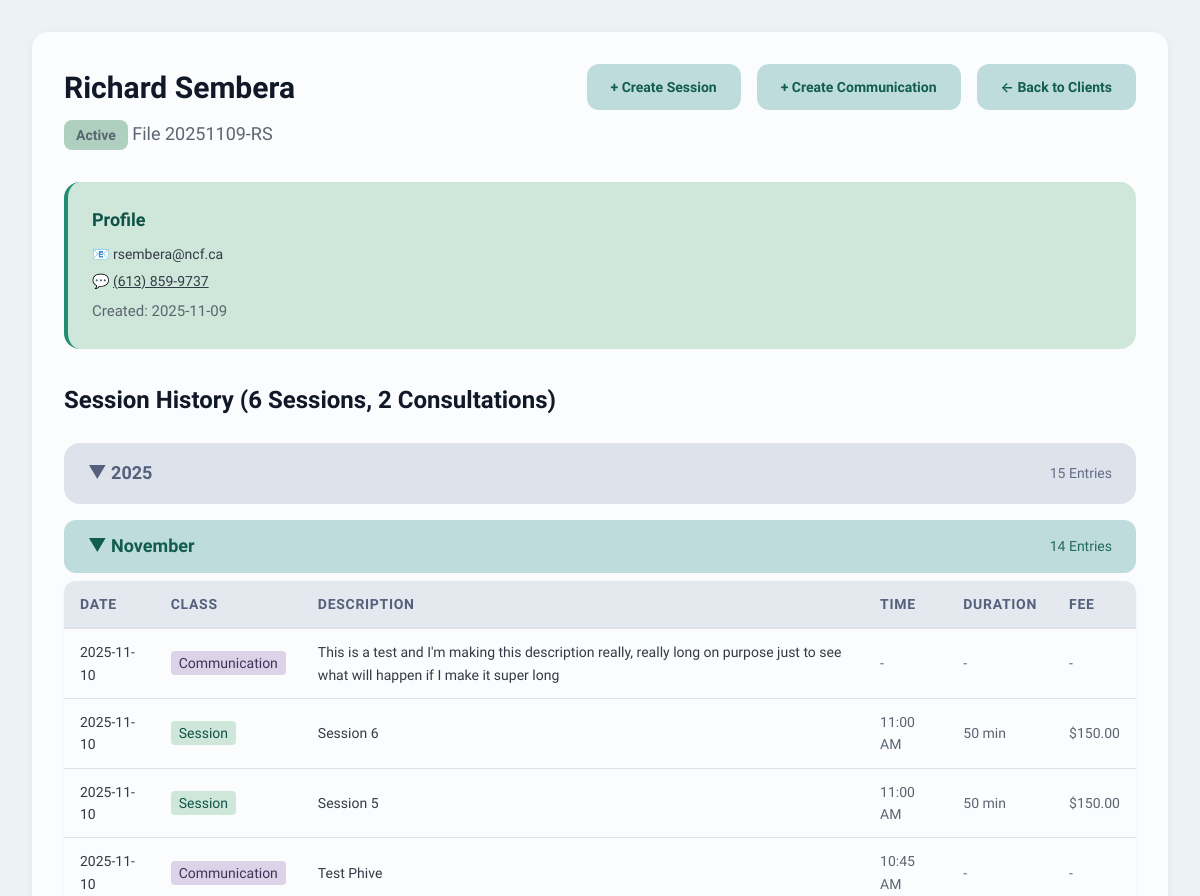
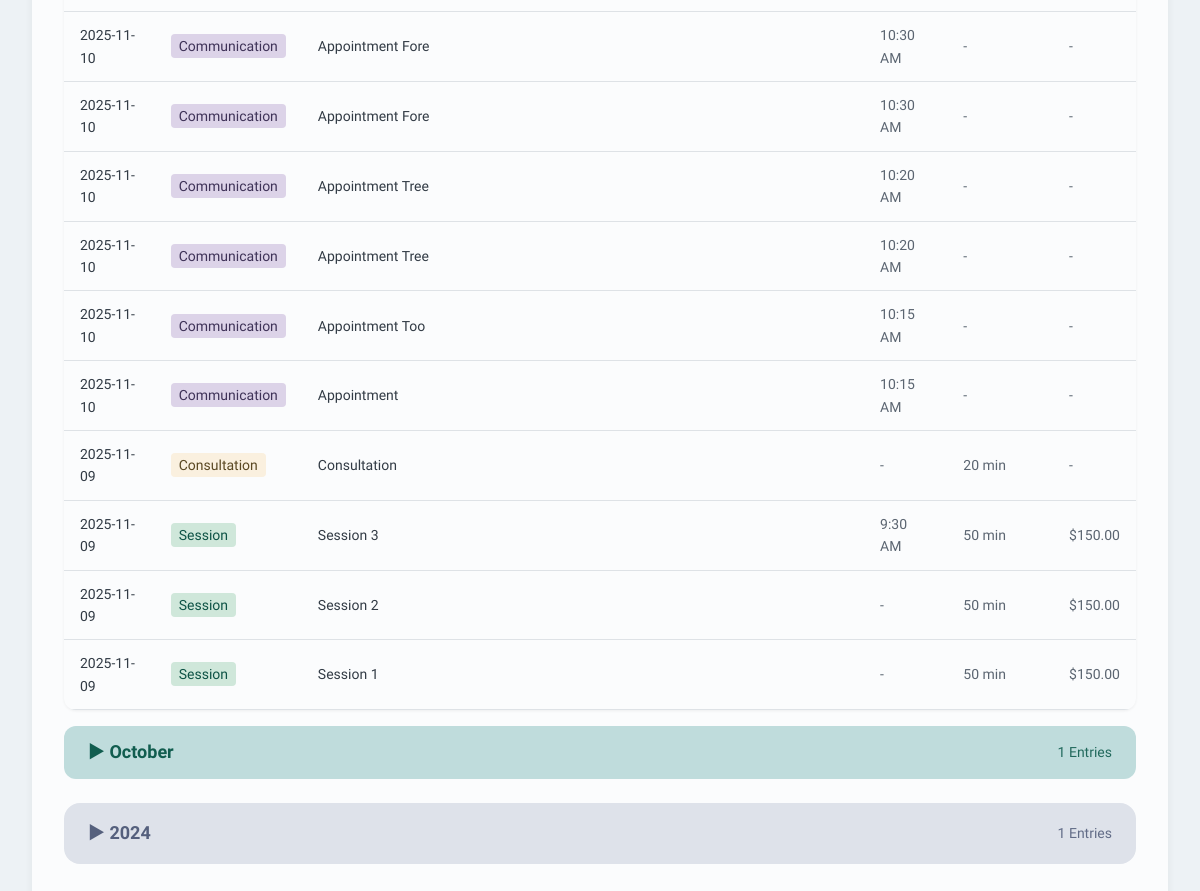
Screenshot of /client/1 with the database file from the repository (2 pictures, top to bottom).
### tables this page shows
CREATE TABLE clients (
                id INTEGER PRIMARY KEY AUTOINCREMENT,
                file_number TEXT UNIQUE NOT NULL,
                first_name TEXT NOT NULL,
                middle_name TEXT,
                last_name TEXT NOT NULL,
                type_id INTEGER NOT NULL,
                created_at INTEGER NOT NULL,
                modified_at INTEGER NOT NULL,
                is_deleted INTEGER DEFAULT 0,
                FOREIGN KEY (type_id) REFERENCES client_types(id)
            );

CREATE TABLE client_types (
                id INTEGER PRIMARY KEY AUTOINCREMENT,
                name TEXT UNIQUE NOT NULL,
                color TEXT NOT NULL,
                code TEXT,
                file_number_style TEXT NOT NULL,
                file_number_prefix TEXT,
                file_number_suffix TEXT,
                file_number_counter INTEGER DEFAULT 0,
                session_fee REAL,
                session_duration INTEGER,
                retention_period INTEGER,
                is_system INTEGER DEFAULT 0,
                created_at INTEGER NOT NULL,
                modified_at INTEGER NOT NULL
            );

CREATE TABLE entries (
                id INTEGER PRIMARY KEY AUTOINCREMENT,
                client_id INTEGER NOT NULL,
                class TEXT NOT NULL,
                created_at INTEGER NOT NULL,
                modified_at INTEGER NOT NULL,
                
                -- Common fields
                description TEXT,
                content TEXT,
                
                -- Profile-specific fields
                email TEXT,
                phone TEXT,
                home_phone TEXT,
                work_phone TEXT,
                text_number TEXT,
                address TEXT,
                date_of_birth TEXT,
                preferred_contact TEXT,
                ok_to_leave_message TEXT,
                emergency_contact_name TEXT,
                emergency_contact_phone TEXT,
                emergency_contact_relationship TEXT,
                referral_source TEXT,
                additional_info TEXT,
                
                -- Session-specific fields
                modality TEXT,
                format TEXT,
                session_number INTEGER,
                service TEXT,
                session_date INTEGER,
                session_time TEXT,
                duration INTEGER,
                fee REAL,
                is_consultation INTEGER DEFAULT 0,
                mood TEXT,
                affect TEXT,
                risk_assessment TEXT,
                
                -- Communication-specific fields
                comm_recipient TEXT,
                comm_type TEXT,
                
                -- Statement-specific fields
                statement_total REAL,
                payment_status TEXT,
                payment_notes TEXT,
                date_sent INTEGER,
                date_paid INTEGER,
                is_void INTEGER DEFAULT 0,
                
                -- Edit tracking
                edit_history TEXT,
                locked INTEGER DEFAULT 0,
                locked_at INTEGER, comm_date INTEGER, comm_time TEXT,
                
                FOREIGN KEY (client_id) REFERENCES clients(id)
            );

### web/app.py (the view)
@app.route('/client/<int:client_id>')
def client_file(client_id):
    client = db.get_client(client_id)
    if not client:
        return "Client not found", 404
    client['type'] = db.get_client_type(client['type_id'])
    profile_entry = db.get_profile_entry(client_id)
    all_entries = db.get_client_entries(client_id)
    session_entries = [e for e in all_entries if e['class'] == 'session']
    session_count = sum(1 for e in session_entries if not e.get('is_consultation'))
    consultation_count = sum(1 for e in session_entries if e.get('is_consultation'))
    from collections import defaultdict
    from datetime import datetime
    now = datetime.now()
    current_year = now.year
    current_month = now.month
    year_dict = defaultdict(lambda: defaultdict(list))
    for entry in all_entries:
        date_field = None
        if entry['class'] == 'session' and entry.get('session_date'):
            date_field = entry['session_date']
        elif entry['class'] == 'communication' and entry.get('comm_date'):
            date_field = entry['comm_date']
        if date_field:
            entry_date = datetime.fromtimestamp(date_field)
            year = entry_date.year
            month = entry_date.month
            year_dict[year][month].append(entry)
    entries_by_year = []
    for year in sorted(year_dict.keys(), reverse=True):  # Most recent year first
        months = []
        year_total = 0
        for month in sorted(year_dict[year].keys(), reverse=True):  # Most recent month first
            def get_entry_date(e):
                if e['class'] == 'session':
                    return e.get('session_date', 0)
                elif e['class'] == 'communication':
                    return e.get('comm_date', 0)
                return 0
            month_entries = sorted(year_dict[year][month],
                                 key=get_entry_date,
                                 reverse=True)
            month_name = datetime(year, month, 1).strftime('%B')
            months.append({
                'month_num': month,
                'month_name': month_name,
                'entries': month_entries,
                'is_current': (year == current_year and month == current_month)
            })
            year_total += len(month_entries)
        entries_by_year.append({
            'year': year,
            'months': months,
            'total': year_total,
            'is_current': (year == current_year)
        })
    return render_template('client_file.html',
                         client=client,
                         profile_entry=profile_entry,
                         entries_by_year=entries_by_year,
                         session_count=session_count,
                         consultation_count=consultation_count)

### web/templates/client_file.html (shortened to what this page needs)
{% extends "base.html" %}
{% block content %}
<div class="card">
    <div style="display: flex; justify-content: space-between; align-items: start; margin-bottom: 2rem;">
        <div>
            <h2 style="color: #111827; margin-bottom: 0.5rem;">{{ client.first_name }} {{ client.middle_name }} {{ client.last_name }}</h2>
            <p style="color: #5B6571;">
                <span class="type-badge" style="background-color: {{ client.type.color }}">
                    {{ client.type.name }}
                </span>
                File {{ client.file_number }}
            </p>
        </div>
        <div style="display: flex; gap: 1rem;">
            <a href="{{ url_for('create_session', client_id=client.id) }}" class="btn">+ Create Session</a>
            <a href="{{ url_for('create_communication', client_id=client.id) }}" class="btn">+ Create Communication</a>
            <a href="{{ url_for('index') }}" class="btn">← Back to Clients</a>
        </div>
    </div>
    {% if profile_entry %}
    <div class="profile-entry" onclick="window.location.href='{{ url_for('edit_profile', client_id=client.id) }}'">
        <div style="display: flex; justify-content: space-between; align-items: start; margin-bottom: 0.5rem;">
            <strong style="font-size: 1.125rem; color: #0E5346;">Profile</strong>
        </div>
        {% if profile_entry.email %}
        <p style="font-size: 0.875rem; color: #323B45; margin: 0.25rem 0;">
            📧 <a href="mailto:{{ profile_entry.email }}"
                  style="color: #323B45; text-decoration: {% if profile_entry.preferred_contact == 'email' %}underline{% else %}none{% endif %};"
                  onclick="event.stopPropagation();">{{ profile_entry.email }}</a>
        </p>
        {% endif %}
        {% if profile_entry.phone or profile_entry.home_phone or profile_entry.work_phone %}
        <p style="font-size: 0.875rem; color: #323B45; margin: 0.25rem 0;">
            {% set display_phone = '' %}
            {% set link_type = 'tel' %}
            {% set is_preferred = false %}
            {% if profile_entry.preferred_contact == 'call_cell' %}
                {% set display_phone = profile_entry.phone %}
                {% set link_type = 'tel' %}
                {% set is_preferred = true %}
            {% elif profile_entry.preferred_contact == 'call_home' %}
                {% set display_phone = profile_entry.home_phone %}
                {% set link_type = 'tel' %}
                {% set is_preferred = true %}
            {% elif profile_entry.preferred_contact == 'call_work' %}
                {% set display_phone = profile_entry.work_phone %}
                {% set link_type = 'tel' %}
                {% set is_preferred = true %}
            {% elif profile_entry.preferred_contact == 'text' %}
                {% if profile_entry.text_number == 'cell' %}
                    {% set display_phone = profile_entry.phone %}
                {% elif profile_entry.text_number == 'home' %}
                    {% set display_phone = profile_entry.home_phone %}
                {% elif profile_entry.text_number == 'work' %}
                    {% set display_phone = profile_entry.work_phone %}
                {% else %}
                    {% set display_phone = profile_entry.phone %}
                {% endif %}
                {% set link_type = 'sms' %}
                {% set is_preferred = true %}
            {% else %}
                {% set display_phone = profile_entry.phone or profile_entry.home_phone or profile_entry.work_phone %}
                {% set link_type = 'tel' %}
            {% endif %}
            {% if display_phone %}
                {% if link_type == 'tel' %}📞{% else %}💬{% endif %}
                <a href="{{ link_type }}:{{ display_phone }}"
                   style="color: #323B45; text-decoration: {% if is_preferred %}underline{% else %}none{% endif %};"
                   onclick="event.stopPropagation();">{{ display_phone }}</a>
            {% endif %}
        </p>
        {% endif %}
        <small style="color: #5B6571;">Created: {{ profile_entry.created_at|timestamp_to_date }}</small>
    </div>
    {% endif %}
    <h3 style="color: #111827; margin-bottom: 1rem;">Session History
        {% if session_count > 0 or consultation_count > 0 %}
            ({{ session_count }} Session{{ 's' if session_count != 1 else '' }}{% if consultation_count > 0 %}, {{ consultation_count }} Consultation{{ 's' if consultation_count != 1 else '' }}{% endif %})
        {% endif %}
    </h3>
    {% if entries_by_year %}
    <div style="margin-top: 1.5rem;">
        {% for year_group in entries_by_year %}
        <div class="year-section" style="margin-bottom: 1.5rem;">
            <div class="year-header" onclick="toggleYear('year-{{ year_group.year }}')">
                <span style="font-size: 1.125rem; font-weight: 600;">
                    <span id="year-{{ year_group.year }}-icon">{{ '▼' if year_group.is_current else '▶' }}</span>
                    {{ year_group.year }}
                </span>
                <span style="font-size: 0.875rem; opacity: 0.9;">{{ year_group.total }} Entries</span>
            </div>
            <div id="year-{{ year_group.year }}-content"
                 style="{% if not year_group.is_current %}display: none;{% endif %}">
                {% for month_group in year_group.months %}
                <div class="month-section" style="margin-top: 1rem;">
                    <div class="month-header"
                         onclick="toggleMonth('month-{{ year_group.year }}-{{ month_group.month_num }}')">
                        <span style="font-weight: 600;">
                            <span id="month-{{ year_group.year }}-{{ month_group.month_num }}-icon">{{ '▼' if month_group.is_current else '▶' }}</span>
                            {{ month_group.month_name }}
                        </span>
                        <span style="font-size: 0.875rem; opacity: 0.9;">{{ month_group.entries|length }} Entries</span>
                    </div>
                    <div id="month-{{ year_group.year }}-{{ month_group.month_num }}-content"
                         style="{% if not month_group.is_current %}display: none;{% endif %} margin-top: 0.5rem;">
                        <table>
                            <thead>
                                <tr>
                                    <th>Date</th>
                                    <th>Class</th>
                                    <th>Description</th>
                                    <th>Time</th>
                                    <th>Duration</th>
                                    <th>Fee</th>
                                </tr>
                            </thead>
                            <tbody>
                                {% for entry in month_group.entries %}
                                <tr onclick="window.location.href='{% if entry.class == 'session' %}{{ url_for('edit_session', client_id=client.id, entry_id=entry.id) }}{% elif entry.class == 'communication' %}{{ url_for('edit_communication', client_id=client.id, entry_id=entry.id) }}{% endif %}'">
                                    <td>
                                        {% if entry.class == 'session' %}
                                            {{ entry.session_date|timestamp_to_date }}
                                        {% elif entry.class == 'communication' %}
                                            {{ entry.comm_date|timestamp_to_date }}
                                        {% endif %}
                                    </td>
                                    <td>
                                        {% if entry.class == 'session' %}
                                            <span class="session-badge {% if entry.is_consultation %}consultation{% else %}session{% endif %}">
                                                {% if entry.is_consultation %}Consultation{% else %}Session{% endif %}
                                            </span>
                                        {% elif entry.class == 'communication' %}
                                            <span class="session-badge" style="background: #DCD3E8; color: #3F3358;">
                                                Communication
                                            </span>
                                        {% endif %}
                                    </td>
                                    <td>{{ entry.description }}</td>
                                    <td style="color: #5B6571;">
                                        {% if entry.class == 'session' %}
                                            {{ entry.session_time or '-' }}
                                        {% elif entry.class == 'communication' %}
                                            {{ entry.comm_time or '-' }}
                                        {% endif %}
                                    </td>
                                    <td style="color: #5B6571;">
                                        {% if entry.class == 'session' %}
                                            {{ entry.duration or '-' }} min
                                        {% else %}
                                            -
                                        {% endif %}
                                    </td>
                                    <td style="color: #5B6571;">
                                        {% if entry.class == 'session' and entry.fee %}
                                            ${{ "%.2f"|format(entry.fee) }}
                                        {% else %}
                                            -
                                        {% endif %}
                                    </td>
                                </tr>
                                {% endfor %}
                            </tbody>
                        </table>
                    </div>
                </div>
                {% endfor %}
            </div>
        </div>
        {% endfor %}
    </div>
    {% else %}
    <div class="empty-state">
        <p style="color: #5B6571; margin-bottom: 1rem;">No sessions yet. Create your first session to get started.</p>
        <a href="{{ url_for('create_session', client_id=client.id) }}" class="btn">+ Create Session</a>
    </div>
    {% endif %}
</div>
{% endblock %}

### rows the page displays
clients: first_name "Richard", last_name "Sembera", file_number "20251109-RS"
client_types: type.name "Active"
entries: email "rsembera@ncf.ca", phone "(613) 859-9737", created_at "2025-11-09"
entries: comm_date "2025-11-10", class "Communication", description "This is a test and I'm making this description really, really long on purpose just to see what will happen if I make it super long", comm_time "-"
entries: session_date "2025-11-10", class "Session", description "Session 6", session_time "11:00 AM", duration "50", fee "150.00"
entries: session_date "2025-11-10", class "Session", description "Session 5", session_time "11:00 AM", duration "50", fee "150.00"
entries: comm_date "2025-11-10", class "Communication", description "Test Phive", comm_time "10:45 AM"
entries: comm_date "2025-11-10", class "Communication", description "Appointment Fore", comm_time "10:30 AM"
entries: comm_date "2025-11-10", class "Communication", description "Appointment Fore", comm_time "10:30 AM"
entries: comm_date "2025-11-10", class "Communication", description "Appointment Tree", comm_time "10:20 AM"
entries: comm_date "2025-11-10", class "Communication", description "Appointment Tree", comm_time "10:20 AM"
entries: comm_date "2025-11-10", class "Communication", description "Appointment Too", comm_time "10:15 AM"
entries: comm_date "2025-11-10", class "Communication", description "Appointment", comm_time "10:15 AM"
entries: session_date "2025-11-09", class "Consultation", description "Consultation", session_time "-", duration "20"
entries: session_date "2025-11-09", class "Session", description "Session 3", session_time "9:30 AM", duration "50", fee "150.00"
entries: session_date "2025-11-09", class "Session", description "Session 2", session_time "-", duration "50", fee "150.00"
entries: session_date "2025-11-09", class "Session", description "Session 1", session_time "-", duration "50", fee "150.00"

### other values shown
{{ session_count }} "6"
{{ 's' if session_count != 1 else '' }} "s"
{{ consultation_count }} "2"
{{ 's' if consultation_count != 1 else '' }} "s"
{{ '▼' if year_group.is_current else '▶' }} "▼" "▶"
{{ year_group.year }} "2025" "2024"
{{ year_group.total }} "15" "1"
{{ '▼' if month_group.is_current else '▶' }} "▼" "▶"
{{ month_group.month_name }} "November" "October"
{{ month_group.entries|length }} "14" "1"
